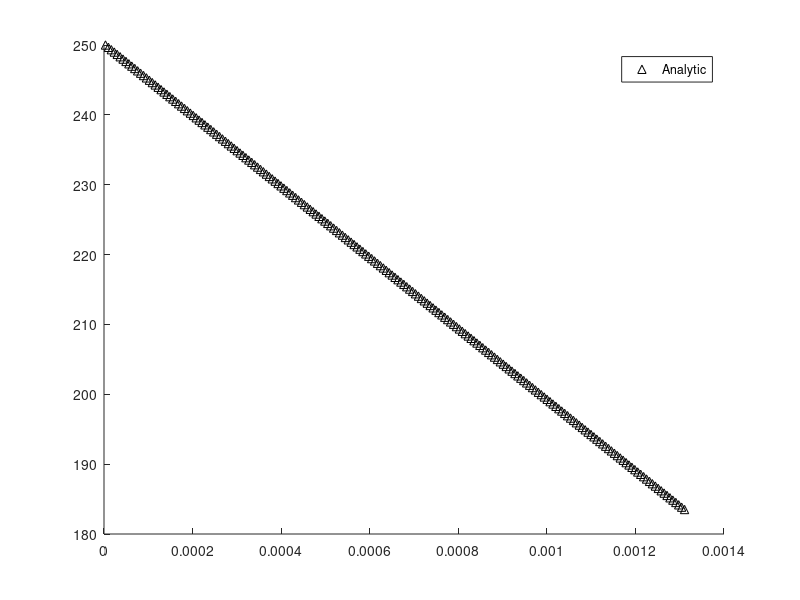

Reproduce this figure in MATLAB.
% Programmer:  James L. Armes
% Analytic Solution Modeling for TEM Model Validation
clear all; clc;
A = 1.9516*10^-6;
L = 0.00132080;
k = 1.48;
I = 3.00;
sigma = 1*10^5;
x = linspace(0,L);
Tc = 230;
Th = 250;


TTop = (I.^2.*L.*(L-x).*x+2.*A.^2.*k.*sigma.*(L.*Tc+(Th-Tc).*x));
TBot = 2.*A.^2.*k.*L.*sigma;

T_analytic = TTop./TBot;

M = csvread('T_Mid_T.csv',1,0);
Y = M(:,2);
T_numeric = M(:,3);
figure(2); hold on;
%plot(x, T_analytic,'r*'); xlabel('X Position, m'); ylabel('Temperature, K');
plot(Y, T_numeric, 'k^'); legend('Analytic','Numeric');